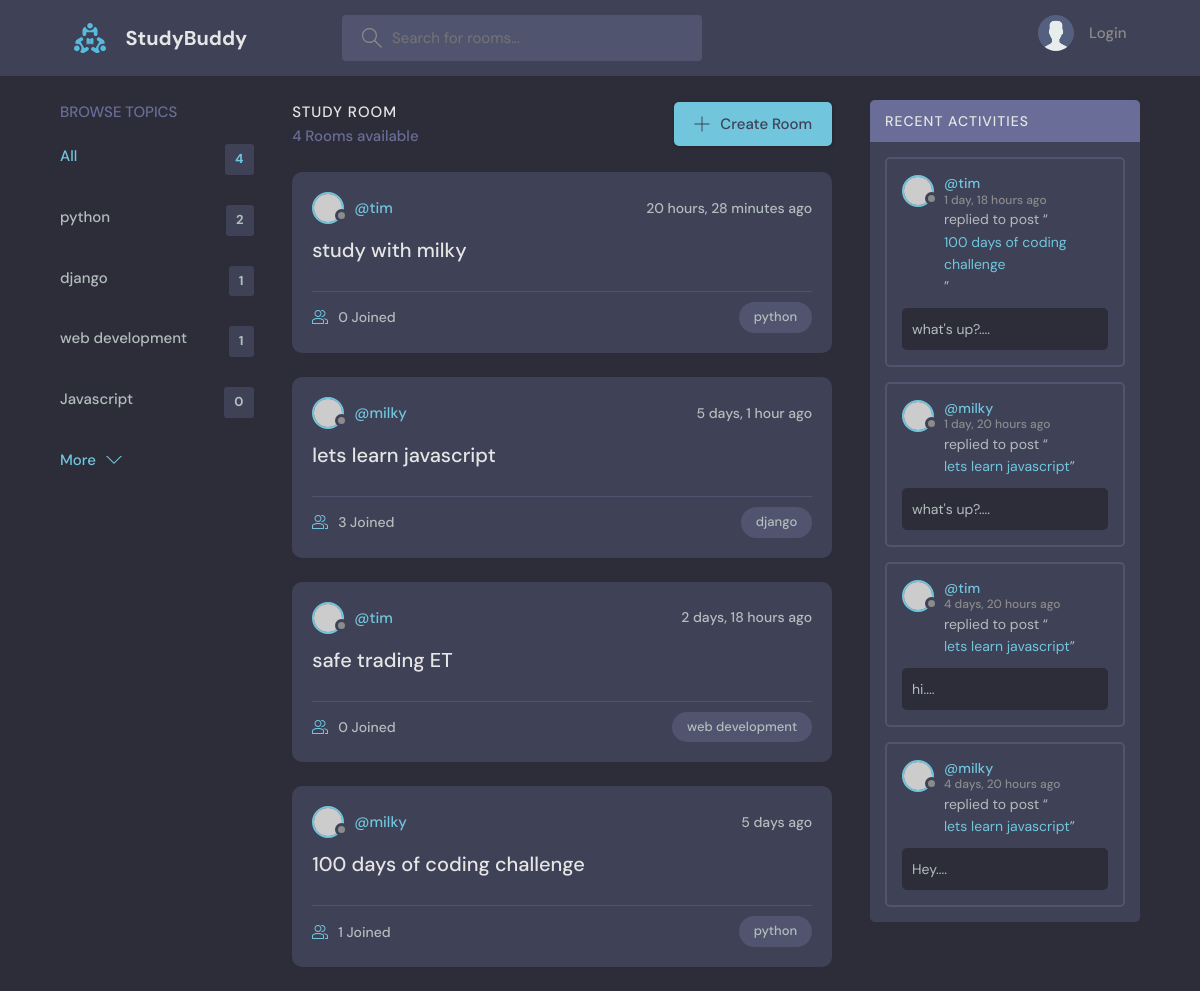
Before: / with the older database file.
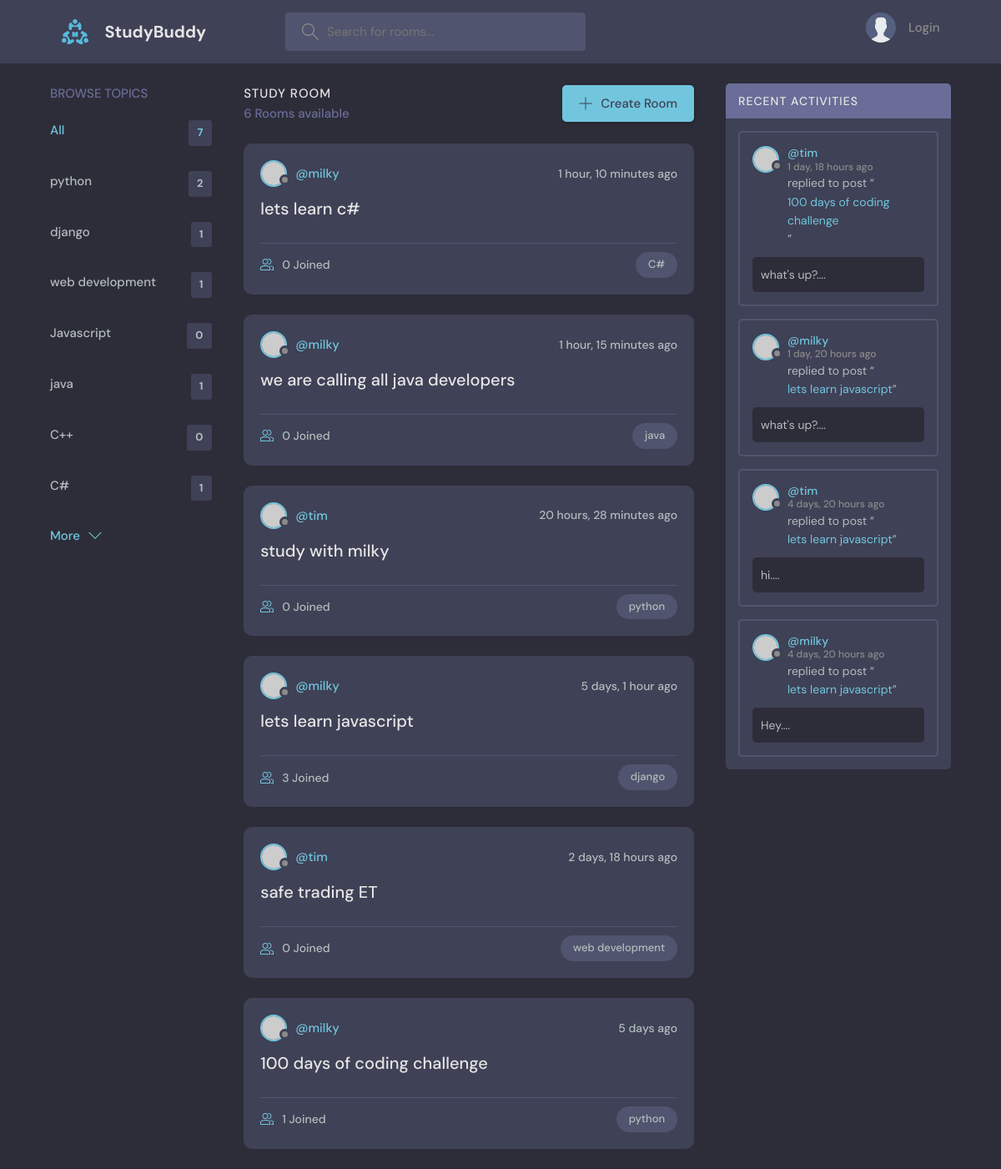
After: the same page with the newer database file.
### base/models.py (models this page shows, shortened)
class Topic(models.Model):
    name=models.CharField(max_length=200)

class Room(models.Model):
    host=models.ForeignKey(User, on_delete=models.SET_NULL, null=True)
    topic=models.ForeignKey(Topic, on_delete=models.SET_NULL, null=True)
    name=models.CharField(max_length=200)
    description=models.TextField(null=True, blank=True)
    participants=models.ManyToManyField(User,related_name='participants', blank=True)
    updated = models.DateTimeField(auto_now=True)
    created = models.DateTimeField(auto_now_add=True)
    class Meta:
        ordering=['-updated', '-created']
    def __str__(self):
        return self.name

class Message(models.Model):
    user=models.ForeignKey(User, on_delete=models.CASCADE)
    room=models.ForeignKey(Room, on_delete=models.CASCADE)
    body=models.TextField()
    updated = models.DateTimeField(auto_now=True)
    created = models.DateTimeField(auto_now_add=True)
    class Meta:
        ordering=['-updated', '-created']
    def __str__(self):
        return self.body[0:50]

### base/views.py (the view)
# urls.py: path('', views.home, name="home"),
def  home(request):
    q=request.GET.get('q') if request.GET.get('q') !=None else ''
    rooms=Room.objects.filter(
        Q(topic__name__icontains=q) |
        Q(name__icontains=q)|
        Q(description__icontains=q)
        )
    topics=Topic.objects.all()
    room_count= rooms.count()
    room_messages=Message.objects.filter(Q(room__topic__name__icontains=q))
    context={'rooms':rooms, 'topics': topics, 'room_count':room_count,'room_messages':room_messages}
    return render(request, 'base/home.html', context)

### base/templates/base/home.html (shortened to what this page needs)
{% extends 'main.html' %} {% block content %}
<body>
  <main class="layout layout--3">
    <div class="container">
      {% include 'base/topics_component.html' %}
      <div class="roomList">
        <div class="roomList__header">
          <div>
            <h2>Study Room</h2>
            <p>{{room_count}} Rooms available</p>
          </div>
          <a class="btn btn--main" href="{% url 'create-room' %}">
            <svg
              version="1.1"
              xmlns="http://www.w3.org/2000/svg"
              width="32"
              height="32"
              viewBox="0 0 32 32"
            >
              <title>add</title>
              <path
                d="M16.943 0.943h-1.885v14.115h-14.115v1.885h14.115v14.115h1.885v-14.115h14.115v-1.885h-14.115v-14.115z"
              ></path>
            </svg>
            Create Room
          </a>
        </div>
        {% include 'base/feed_component.html' %}
      </div>
      {% include 'base/activity_component.html' %}
    </div>
  </main>
</body>
{% endblock %}

### base/templates/base/topics_component.html
<div class="topics">
  <div class="topics__header">
    <h2>Browse Topics</h2>
  </div>
  <ul class="topics__list">
    <li>
      <a href="{% url 'home' %}" class="active"
        >All <span>{{topics.count}}</span></a
      >
    </li>
    {% for topic in topics %}
    <li>
      <a href="{% url 'home' %}?q={{topic.name}}"
        >{{topic.name}} <span>{{topic.room_set.all.count}}</span></a
      >
    </li>
    {% endfor %}
  </ul>
  <a class="btn btn--link" href="topics.html">
    More
    <svg
      version="1.1"
      xmlns="http://www.w3.org/2000/svg"
      width="32"
      height="32"
      viewBox="0 0 32 32"
    >
      <title>chevron-down</title>
      <path d="M16 21l-13-13h-3l16 16 16-16h-3l-13 13z"></path>
    </svg>
  </a>
</div>

### base/templates/base/feed_component.html (shortened to what this page needs)
{% for room in rooms %}
<div class="roomListRoom">
  <div class="roomListRoom__header">
    <a
      href="{% url 'user-profile' room.host.id %}"
      class="roomListRoom__author"
    >
      <div class="avatar avatar--small">
        <img src="https://randomuser.me/api/portraits/women/11.jpg" />
      </div>
      <span>@{{room.host.username}}</span>
    </a>
    <div class="roomListRoom__actions">
      <span> {{room.created|timesince}} ago</span>
    </div>
  </div>
  <div class="roomListRoom__content">
    <a href="{% url 'room' room.id %}">{{room.name}}</a>
  </div>
  <div class="roomListRoom__meta">
    <a href="{% url 'room' room.id %}" class="roomListRoom__joined">
      {{room.participants.all.count}} Joined
    </a>
    <p class="roomListRoom__topic">{{room.topic.name}}</p>
  </div>
</div>
{% endfor %}

### base/templates/base/activity_component.html (shortened to what this page needs)
<div class="activities">
  <div class="activities__header">
    <h2>Recent Activities</h2>
  </div>
  {%for message in room_messages %}
  <div class="activities__box">
    <div class="activities__boxHeader roomListRoom__header">
      <a
        href="{% url 'user-profile' message.user.id %}"
        class="roomListRoom__author"
      >
        <div class="avatar avatar--small">
          <img src="https://randomuser.me/api/portraits/women/11.jpg" />
        </div>
        <p>
          @{{message.user}}
          <span>{{message.created|timesince}} ago</span>
        </p>
      </a>
    </div>
    <div class="activities__boxContent">
      <p>
        replied to post “<a href="{% url 'room' message.room.id %}"
          >{{message.room}}</a
        >”
      </p>
      <div class="activities__boxRoomContent">{{message}}....</div>
    </div>
  </div>
  {% endfor %}
</div>

Changed rows visible on the page:
added Topic: name "java", room_set.all.count "1"
added Topic: name "C++", room_set.all.count "0"
added Topic: name "C#", room_set.all.count "1"
added Room: host.username "milky", created "1 hour, 10 minutes", name "lets learn c#", participants.all.count "0", topic.name "C#"
added Room: host.username "milky", created "1 hour, 15 minutes", name "we are calling all java developers", participants.all.count "0", topic.name "java"
Other visible differences:
{{ topics.count }}: "4" → "7"
{{ room_count }}: "4" → "6"
